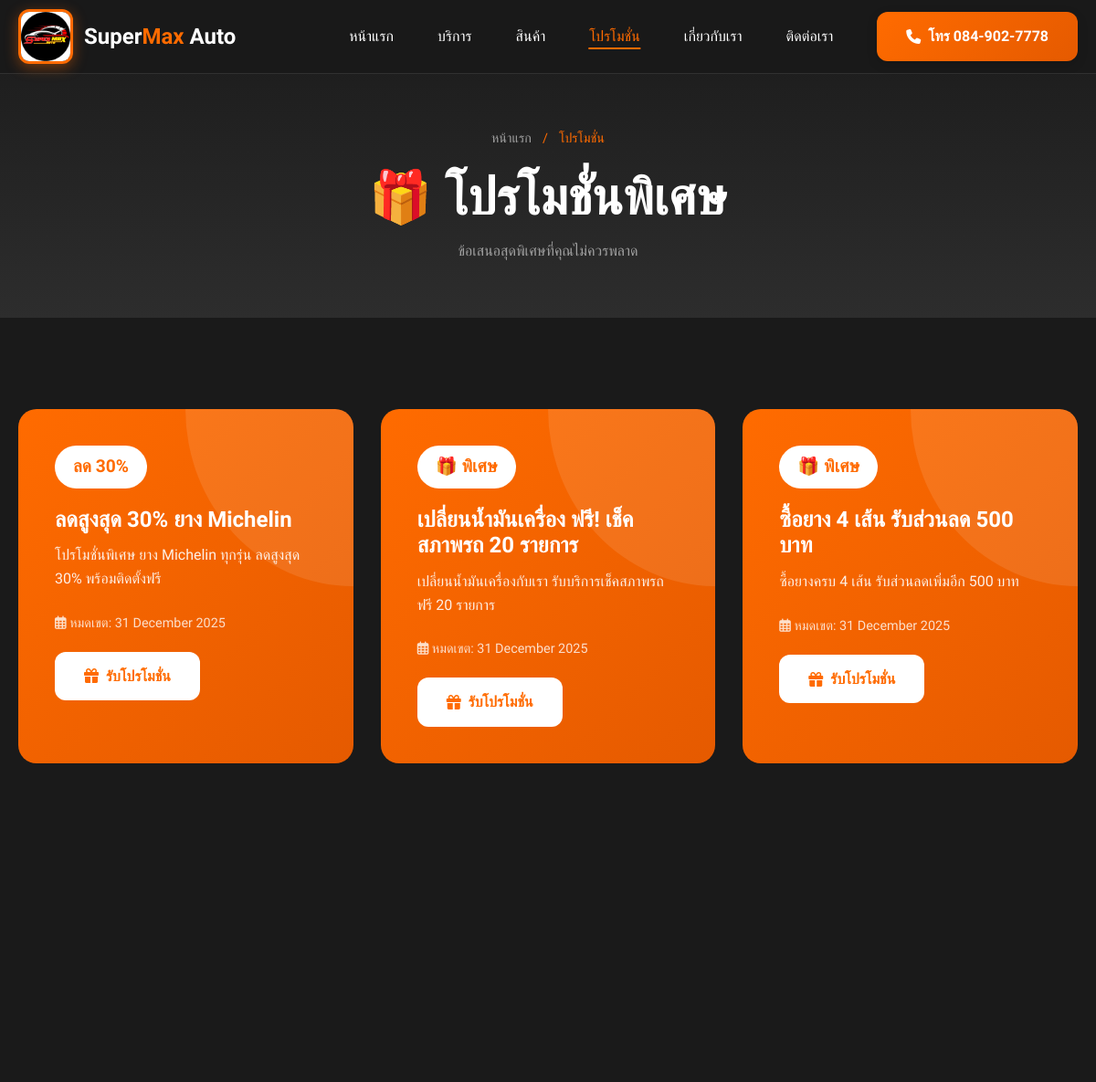
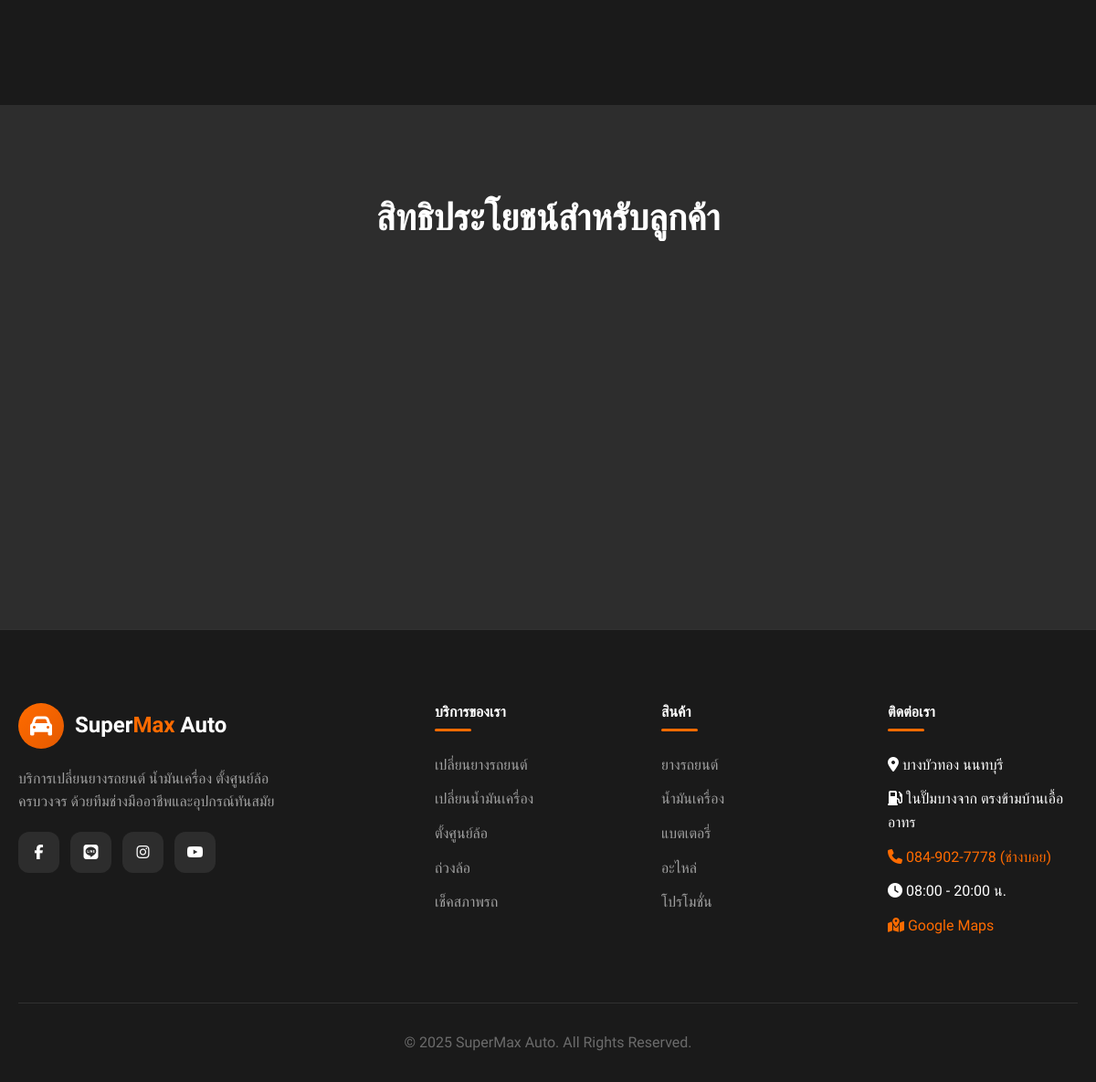
The app's page /promotions.php with its own data (2 pictures, top to bottom).
### tables this page shows
CREATE TABLE IF NOT EXISTS promotions (
    id INT AUTO_INCREMENT PRIMARY KEY,
    title VARCHAR(200) NOT NULL,
    description TEXT,
    discount_percent INT,
    discount_amount DECIMAL(10,2),
    image VARCHAR(255),
    start_date DATE,
    end_date DATE,
    is_active TINYINT(1) DEFAULT 1,
    created_at TIMESTAMP DEFAULT CURRENT_TIMESTAMP
);

### config/database.php (called while the page is built, shortened)
<?php
function getConnection()
{
    try {
        $dsn = "mysql:host=" . DB_HOST . ";dbname=" . DB_NAME . ";charset=" . DB_CHARSET;
        $options = [
            PDO::ATTR_ERRMODE => PDO::ERRMODE_EXCEPTION,
            PDO::ATTR_DEFAULT_FETCH_MODE => PDO::FETCH_ASSOC,
            PDO::ATTR_EMULATE_PREPARES => false,
        ];
        return new PDO($dsn, DB_USER, DB_PASS, $options);
    } catch (PDOException $e) {
        die("Database connection failed: " . $e->getMessage());
    }
}
function fetchAll($sql, $params = [])
{
    $pdo = getConnection();
    $stmt = $pdo->prepare($sql);
    $stmt->execute($params);
    return $stmt->fetchAll();
}
?>

### promotions.php (the view, shortened to what this page needs)
<?php
require_once 'config/database.php';
$promotions = fetchAll("SELECT * FROM promotions WHERE is_active = 1");
require_once 'includes/header.php';
?>
<section class="page-header">
    <div class="container">
        <div class="breadcrumb">
            <a href="index.php">หน้าแรก</a>
            <span>/</span>
            <span>โปรโมชั่น</span>
        </div>
        <h1>🎁 โปรโมชั่นพิเศษ</h1>
        <p>ข้อเสนอสุดพิเศษที่คุณไม่ควรพลาด</p>
    </div>
</section>
<section class="section">
    <div class="container">
        <div class="promotions-grid">
            <?php if (count($promotions) > 0): ?>
                <?php foreach ($promotions as $promo): ?>
                    <div class="promo-card fade-in">
                        <?php if ($promo['discount_percent'] > 0): ?>
                            <span class="promo-discount">ลด <?php echo $promo['discount_percent']; ?>%</span>
                        <?php else: ?>
                            <span class="promo-discount">🎁 พิเศษ</span>
                        <?php endif; ?>
                        <h3><?php echo htmlspecialchars($promo['title']); ?></h3>
                        <p><?php echo htmlspecialchars($promo['description']); ?></p>
                        <?php if ($promo['end_date']): ?>
                            <p style="font-size: 0.9rem; opacity: 0.8; margin-bottom: 20px;">
                                <i class="far fa-calendar-alt"></i>
                                หมดเขต: <?php echo date('j F Y', strtotime($promo['end_date'])); ?>
                            </p>
                        <?php endif; ?>
                        <a href="contact.php" class="btn">
                            <i class="fas fa-gift"></i>
                            รับโปรโมชั่น
                        </a>
                    </div>
                <?php endforeach; ?>
            <?php else: ?>
                <div style="grid-column: 1/-1; text-align: center; padding: 60px;">
                    <p style="color: var(--light-gray);">ยังไม่มีโปรโมชั่นในขณะนี้</p>
                </div>
            <?php endif; ?>
        </div>
    </div>
</section>
<section class="section" style="background: var(--dark-light);">
    <div class="container">
        <div class="section-header">
            <h2 class="section-title">สิทธิประโยชน์สำหรับลูกค้า</h2>
        </div>
        <div class="why-grid">
        </div>
    </div>
</section>
<?php require_once 'includes/footer.php'; ?>

### assets/css/styles.css (style rules this page uses)
:root { --primary: #FF6B00; --primary-dark: #E55A00; --primary-light: #FF8533; --secondary: #FFB800; --dark: #1A1A1A; --dark-light: #2D2D2D; --dark-gray: #3D3D3D; --gray: #6B6B6B; --light-gray: #A0A0A0; --white: #FFFFFF; --off-white: #F5F5F5; --success: #00C853; --warning: #FFC107; --danger: #FF5252; --gradient-primary: linear-gradient(135deg, var(--primary) 0%, var(--primary-dark) 100%); --gradient-dark: linear-gradient(180deg, var(--dark) 0%, var(--dark-light) 100%); --gradient-hero: linear-gradient(135deg, rgba(26, 26, 26, 0.95) 0%, rgba(45, 45, 45, 0.9) 100%); --shadow-sm: 0 2px 4px rgba(0, 0, 0, 0.1); --shadow-md: 0 4px 12px rgba(0, 0, 0, 0.15); --shadow-lg: 0 8px 24px rgba(0, 0, 0, 0.2); --shadow-glow: 0 0 30px rgba(255, 107, 0, 0.3); --border-radius: 12px; --border-radius-lg: 20px; --transition: all 0.3s cubic-bezier(0.4, 0, 0.2, 1); }
*, *::before, *::after { margin: 0; padding: 0; box-sizing: border-box; }
html { scroll-behavior: smooth; }
body { font-family: 'Prompt', sans-serif; background-color: var(--dark); color: var(--white); line-height: 1.6; overflow-x: hidden; }
a { text-decoration: none; color: inherit; transition: var(--transition); }
.container { max-width: 1280px; margin: 0 auto; padding: 0 20px; }
h1, h2, h3, h4, h5, h6 { font-weight: 700; line-height: 1.2; }
h1 { font-size: clamp(2rem, 5vw, 3.5rem); }
h2 { font-size: clamp(1.75rem, 4vw, 2.5rem); }
h3 { font-size: clamp(1.25rem, 3vw, 1.75rem); }
.btn { display: inline-flex; align-items: center; justify-content: center; gap: 8px; padding: 14px 32px; font-family: 'Prompt', sans-serif; font-size: 1rem; font-weight: 600; border: none; border-radius: var(--border-radius); cursor: pointer; transition: var(--transition); }
.section { padding: 100px 0; }
.section-header { text-align: center; margin-bottom: 60px; }
.section-title { margin-bottom: 16px; }
.promotions-grid { display: grid; grid-template-columns: repeat(auto-fit, minmax(350px, 1fr)); gap: 30px; }
.promo-card { background: var(--gradient-primary); border-radius: var(--border-radius-lg); padding: 40px; position: relative; overflow: hidden; transition: var(--transition); }
.promo-card::before { content: ''; position: absolute; top: -50%; right: -50%; width: 100%; height: 100%; background: rgba(255, 255, 255, 0.1); border-radius: 50%; transition: var(--transition); }
.promo-discount { display: inline-block; background: var(--white); color: var(--primary); padding: 8px 20px; border-radius: 50px; font-weight: 700; font-size: 1.2rem; margin-bottom: 20px; }
.promo-card h3 { font-size: 1.5rem; margin-bottom: 12px; }
.promo-card p { opacity: 0.9; margin-bottom: 24px; }
.promo-card .btn { background: var(--white); color: var(--primary); }
.why-grid { display: grid; grid-template-columns: repeat(auto-fit, minmax(250px, 1fr)); gap: 30px; }
.page-header { padding: 140px 0 60px; background: var(--gradient-dark); text-align: center; }
.page-header h1 { margin-bottom: 12px; }
.page-header p { color: var(--light-gray); }
.breadcrumb { display: flex; justify-content: center; gap: 12px; margin-bottom: 20px; font-size: 0.9rem; }
.breadcrumb a { color: var(--light-gray); }
.breadcrumb span { color: var(--primary); }
.fade-in { opacity: 0; transform: translateY(30px); transition: all 0.6s ease; }
.fade-in.visible { opacity: 1; transform: translateY(0); }

### records on screen
promotions: discount_percent "30", title "ลดสูงสุด 30% ยาง Michelin", description "โปรโมชั่นพิเศษ ยาง Michelin ทุกรุ่น ลดสูงสุด 30% พร้อมติดตั้งฟรี", end_date "31 December 2025"
promotions: discount_percent "🎁 พิเศษ", title "เปลี่ยนน้ำมันเครื่อง ฟรี! เช็คสภาพรถ 20 รายการ", description "เปลี่ยนน้ำมันเครื่องกับเรา รับบริการเช็คสภาพรถฟรี 20 รายการ", end_date "31 December 2025"
promotions: discount_percent "🎁 พิเศษ", title "ซื้อยาง 4 เส้น รับส่วนลด 500 บาท", description "ซื้อยางครบ 4 เส้น รับส่วนลดเพิ่มอีก 500 บาท", end_date "31 December 2025"
